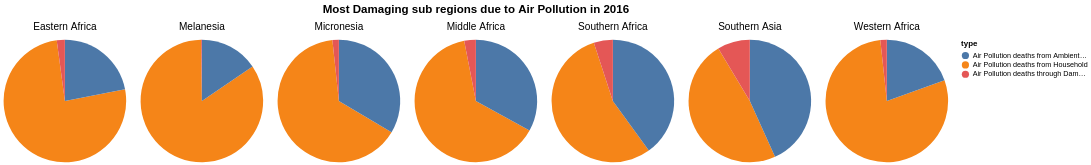

Vega-Lite specification for this chart:
### Vega-Lite specification from a JSON file in a GitHub repository (floating-point values rounded to 4 significant figures)
{"$schema": "https://vega.github.io/schema/vega-lite/v5.json", "columns": 7, "data": {"values": [{"Year": 2016, "sub_region": "Melanesia", "Air Pollution deaths from Household": 144.1, "Air Pollution deaths from Ambient Particles": 26.47, "Air Pollution deaths through Damaged Ozone": 0.3813}, {"Year": 2016, "sub_region": "Middle Africa", "Air Pollution deaths from Household": 79.36, "Air Pollution deaths from Ambient Particles": 40.98, "Air Pollution deaths through Damaged Ozone": 3.793}, {"Year": 2016, "sub_region": "Western Africa", "Air Pollution deaths from Household": 94.81, "Air Pollution deaths from Ambient Particles": 23.49, "Air Pollution deaths through Damaged Ozone": 2.045}, {"Year": 2016, "sub_region": "Eastern Africa", "Air Pollution deaths from Household": 84.13, "Air Pollution deaths from Ambient Particles": 24.29, "Air Pollution deaths through Damaged Ozone": 2.361}, {"Year": 2016, "sub_region": "Southern Asia", "Air Pollution deaths from Household": 48.55, "Air Pollution deaths from Ambient Particles": 43.62, "Air Pollution deaths through Damaged Ozone": 8.668}, {"Year": 2016, "sub_region": "Southern Africa", "Air Pollution deaths from Household": 53.87, "Air Pollution deaths from Ambient Particles": 39.22, "Air Pollution deaths through Damaged Ozone": 4.925}, {"Year": 2016, "sub_region": "Micronesia", "Air Pollution deaths from Household": 55.22, "Air Pollution deaths from Ambient Particles": 28.57, "Air Pollution deaths through Damaged Ozone": 1.44}]}, "facet": {"field": "sub_region", "type": "ordinal", "header": {"labelFontSize": 14, "title": "Most Damaging sub regions due to Air Pollution in 2016", "titleFontSize": 16}}, "spec": {"width": 170, "height": 170, "mark": "arc", "encoding": {"theta": {"field": "value", "type": "quantitative"}, "color": {"field": "type", "type": "nominal"}, "tooltip": [{"field": "type", "type": "nominal"}, {"field": "value", "type": "quantitative"}, {"field": "percentage", "type": "quantitative", "title": "Percentage", "format": ".2f"}]}, "transform": [{"calculate": "datum['Air Pollution deaths from Household'] + datum['Air Pollution deaths from Ambient Particles'] + datum['Air Pollution deaths through Damaged Ozone']", "as": "total"}, {"fold": ["Air Pollution deaths from Household", "Air Pollution deaths from Ambient Particles", "Air Pollution deaths through Damaged Ozone"], "as": ["type", "value"]}, {"calculate": "(datum.value / datum.total) * 100", "as": "percentage"}]}}
